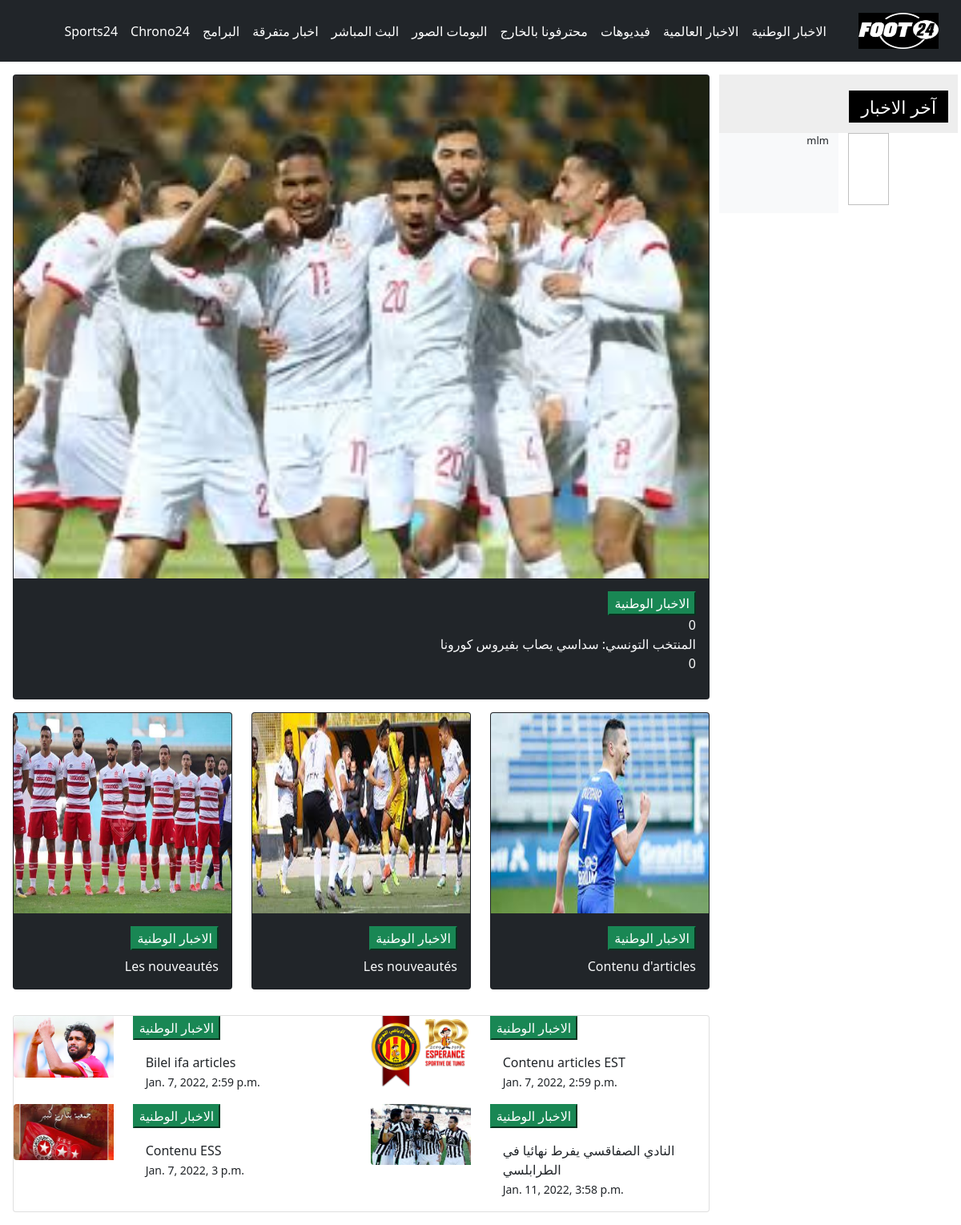
The page / on the database its author committed.
### art24/models.py (models this page shows, shortened)
class Articles_principale(models.Model):
    titre=models.CharField(max_length=150)
    contenu=models.TextField()
    information=models.TextField()
    slug=models.SlugField(max_length=150)
    date_publication=models.DateTimeField(auto_now_add=True)
    images=models.ImageField(default='default.jpg')

class Articles(models.Model):
    contenu=models.TextField()
    slug=models.SlugField(max_length=150)
    date_publication=models.DateTimeField(auto_now_add=True)
    images=models.ImageField(default='default.jpg')

class Articles_secondaire(models.Model):
    contenu=models.TextField()
    slug=models.SlugField(max_length=150)
    date_publication=models.DateTimeField(auto_now_add=True)
    images=models.ImageField(default='default.jpg')

### art24/views.py (the view)
# urls.py: path('',views.articles_view, name='art24'),
def articles_view(request):
    articles=Articles.objects.all()
    articlesp=Articles_principale.objects.all()
    articless=Articles_secondaire.objects.all()
    return render(request,'art24/articles.html', context={'articles': articles ,'articlesp':articlesp ,'articless':articless})

### art24/templates/art24/articles.html (shortened to what this page needs)
{% load static %}
<!DOCTYPE html>
<html lang="ar">
	<head>
		<link rel="stylesheet" href="https://cdnjs.cloudflare.com/ajax/libs/font-awesome/5.15.3/css/all.min.css" />
		<link href="https://cdn.jsdelivr.net/npm/bootstrap@5.1.3/dist/css/bootstrap.min.css" rel="stylesheet">
		<link rel="stylesheet" href="{% static 'css/styles.css' %}">
        <link rel="stylesheet" href="{% static 'css/all.min.css' %}">
	</head>
    <body>
        <nav class="navbar navbar-expand-lg navbar-dark bg-dark">
            <div class="container-fluid">
              <div class="collapse navbar-collapse" id="navbarRightAlignExample">
                <ul class="navbar-nav ms-auto my-0 mb-lg-0 mx-3">
                  <li class="nav-item">
                     <a class="nav-link active" aria-current="page" href="#">Sports24</a>
                  </li>
                  <li class="nav-item">
                    <a class="nav-link active" aria-current="page" href="#">Chrono24</a>
                  </li>
                  <li class="nav-item">
                    <a class="nav-link active" aria-current="page" href="#">البرامج</a>
                  </li>
                  <li class="nav-item">
                    <a class="nav-link active" aria-current="page" href="#">اخبار متفرقة</a>
                  </li>
                  <li class="nav-item">
                    <a class="nav-link active" aria-current="page" href="#">البث المباشر</a>
                  </li>
                  <li class="nav-item">
                    <a class="nav-link active" aria-current="page" href="#">البومات الصور</a>
                  </li>
                  <li class="nav-item">
                    <a class="nav-link active" aria-current="page" href="#">محترفونا بالخارج</a>
                  </li>
                  <li class="nav-item">
                    <a class="nav-link active" aria-current="page" href="#">فيديوهات</a>
                  </li>
                  <li class="nav-item">
                    <a class="nav-link active" aria-current="page" href="#">الاخبار العالمية</a>
                  </li>
                  <li class="nav-item">
                    <a class="nav-link active" aria-current="page" href="#">الاخبار الوطنية</a>
                  </li>
                </ul>
                    <a class="nav-link" href="#">
                        <img src="{% static 'foot.png' %}" height="45px" width="100px">
                    </a>
              </div>
            </div>
          </nav>
            <div class="container-fluid-lg- mt-3 mx-3">
                <div class="row">
                    <div class="col-lg-9">
                        <div class="row">
                          {% for articlep in articlesp %}
                            <div class="col-12 mb-3">
                                <div class="card bg-dark text-light text-end">
                                <img src="{{ articlep.images.url }}" class="w-100 card-img-top">
                                <div class="card-body">
                               <button class=" btn-success"> الاخبار الوطنية </button>
                               <p class="card-text mb-0">{{ articlep.titre }}</p>
                               <p class="card-text mb-0">{{ articlep.contenu }}</p>
                               <p class="card-text mb-0">{{ articlep.information }}</p>
                              </div>
                              </div>
                            </div>
                            {% endfor %}
                            {% for article in articles %}
                            <div class=" col-sm-4 mb-3 ">
                              <div class="card bg-dark text-light text-end">
                                <a  href="{% url 'articles:article' article=article.slug %}">
                                  <img src="{{ article.images.url }}" class="w-100 card-img-top" style="height: 250px;">
                                </a>
                                  <div class="card-body">
                                  <button class=" btn-success"> الاخبار الوطنية </button>
                                  <p class=" mt-2 card-text mb-0">{{ article.contenu }}</p>
                                </div>
                                </div>
                          </div>
                          {% endfor %}
                      <div class="col-12">
                        <div class="card mb-3 mt-3">
                          <div class="row">
                            {% for articlec in articless %}
                            <div class="col-2">
                              <img
                                src="{{ articlec.images.url }}"
                                alt="Trendy Pants and Shoes"
                                class="img-fluid rounded-start"
                              />
                            </div>
                            <div class="col-4">
                              <button class=" btn-success"> الاخبار الوطنية </button>
                              <div class="card-body">
                                <p class="card-text mb-0">{{ articlec.contenu }}</p>
                                <p class="card-text">
                                  <small class="card-text">
                                  {{ articlec.date_publication }}
                              </small>
                              </p>
                              </div>
                            </div>
                            {% endfor %}
                         </div>
                        </div>
                      </div>
                          </div>
                        </div>
                    <div class="col-lg-3">
                      <div class="row info_text_titre">
                        <div class="col-12 text-end mb-3 mt-4">
                          <span class="info_text ">
                            آخر الاخبار
                          </span>
                    </div>
                    </div>
                    <div class="info-contenu">
                      <div class="col-12 mb-3">
                      <div class="row">
                        <div class="col-6 bg-light text-end " style="height: 100px; font-size: 12px;">
                          <p class="taille">mlm</p>
                         </div>
                         <div class="col-3">
                          <img  class="w-100" height="90px" >
                        </div>
                         <div class="col-3 text-end">
                        </div>
                         </div>
                       </div>
                        </div>
                    </div>
                </div>
                </div>
    </body>
    </html>

### static/css/styles.css (style rules this page uses)
.info_text { background-color: black; color: white; text-align: center; font-size: 22px; padding: 5px 15px; }
.info_text_titre { background-color: #EEEEEE; }
.taille { font-size: 13px; }

### rows shown on the page
Articles_principale: images (picture), titre "0", contenu "المنتخب التونسي: سداسي يصاب بفيروس كورونا", information "0"
Articles: images (picture), contenu "Les nouveautés"
Articles: images (picture), contenu "Les nouveautés"
Articles: images (picture), contenu "Contenu d'articles"
Articles_secondaire: images (picture), contenu "Bilel ifa articles", date_publication "Jan. 7, 2022, 2:59 p.m."
Articles_secondaire: images (picture), contenu "Contenu articles EST", date_publication "Jan. 7, 2022, 2:59 p.m."
Articles_secondaire: images (picture), contenu "Contenu ESS", date_publication "Jan. 7, 2022, 3 p.m."
Articles_secondaire: images (picture), contenu "النادي الصفاقسي يفرط نهائيا في الطرابلسي", date_publication "Jan. 11, 2022, 3:58 p.m."
